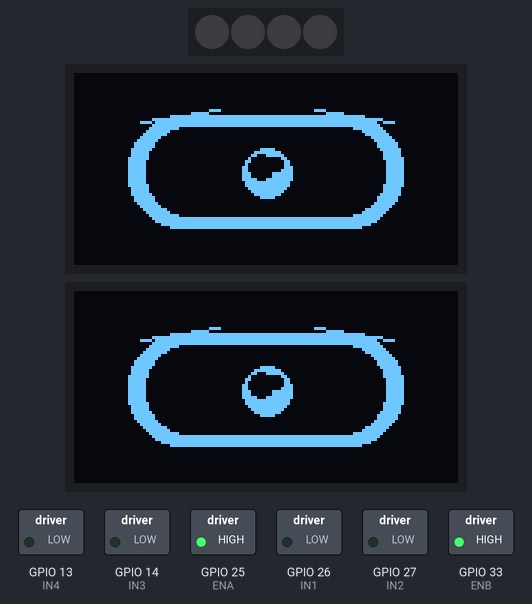
This sketch was run on a simulated ESP32. On the bench: 4 RGB LEDs in strip order, left to right, 2 × 128×64 one-colour display, switched loads named in the sketch (green lamp = pin HIGH). What the sketch prints to the serial monitor is not drawn.

Above: at 1.07 s.
At 5.7 s:
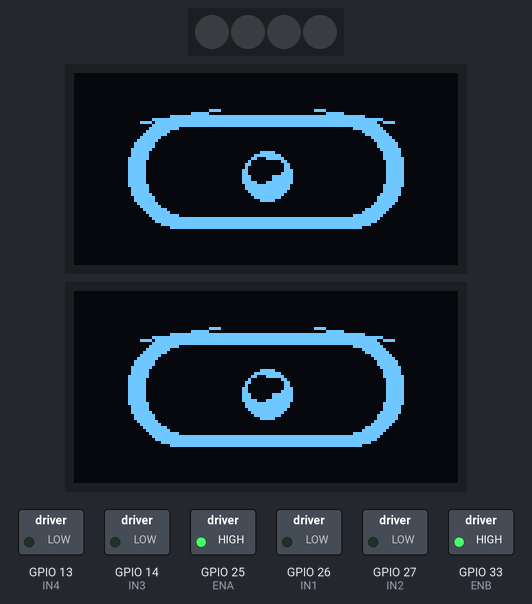
At 8.52 s:
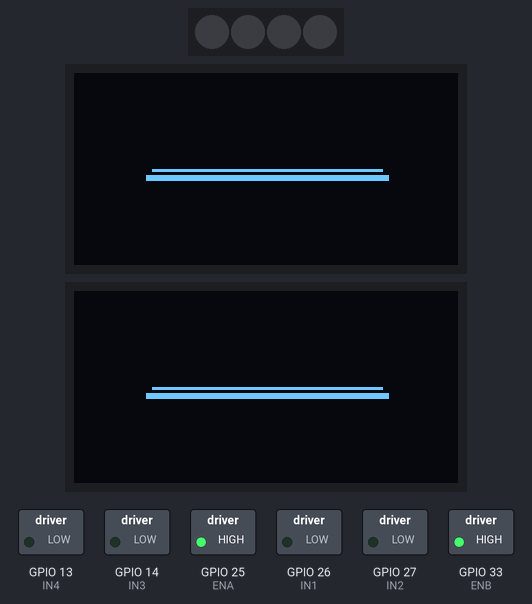
At 10.2 s:
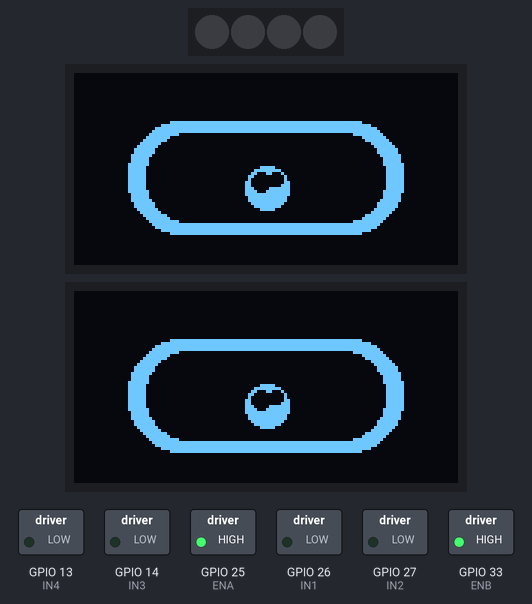
At 38.16 s:
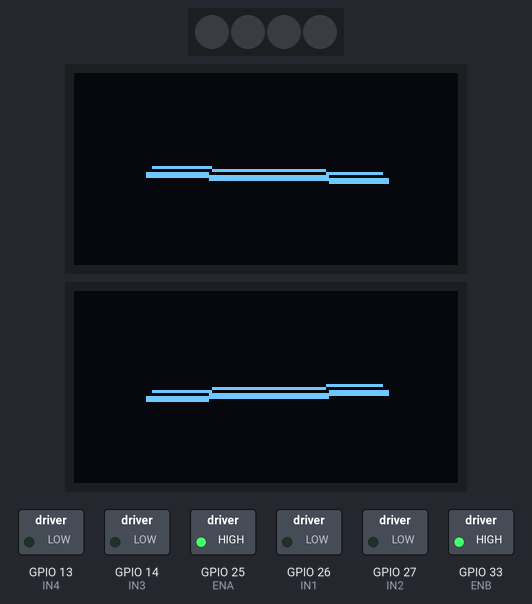

Measured:
- what the display in image 3 shows lasts 2.4 s, from 10.2 s to 12.6 s

The sketch:

WiFi_Controlled_Humaniod_Robot.ino
```cpp
#include <WiFi.h>
#include <WebServer.h>
#include <Wire.h>
#include <Adafruit_GFX.h>
#include <Adafruit_SSD1306.h>
#include <Adafruit_NeoPixel.h>

WebServer server(80);

// ESP32 Hotspot
const char* AP_SSID = "ESP32_Robot";
const char* AP_PASSWORD = "12345678";

constexpr uint8_t SCREEN_WIDTH = 128;
constexpr uint8_t SCREEN_HEIGHT = 64;

// OLED
TwoWire I2C_1 = TwoWire(0);
TwoWire I2C_2 = TwoWire(1);

Adafruit_SSD1306 leftEye(SCREEN_WIDTH, SCREEN_HEIGHT, &I2C_1, -1);
Adafruit_SSD1306 rightEye(SCREEN_WIDTH, SCREEN_HEIGHT, &I2C_2, -1);

// Motor pins
constexpr uint8_t IN1 = 26;
constexpr uint8_t IN2 = 27;
constexpr uint8_t IN3 = 14;
constexpr uint8_t IN4 = 13;
constexpr uint8_t ENA = 25;
constexpr uint8_t ENB = 33;

// Mouth LED strip
constexpr uint8_t LED_PIN = 4;
constexpr uint8_t LED_COUNT = 4;
constexpr uint8_t BRIGHTNESS = 50;

Adafruit_NeoPixel strip(LED_COUNT, LED_PIN, NEO_GRB + NEO_KHZ800);

char currentCommand = 'S';
unsigned long lastCommandTime = 0;
constexpr unsigned long COMMAND_TIMEOUT = 700;

bool blinkState = false;
unsigned long blinkTimer = 0;
bool mouthEnabled = false;

unsigned long lastBlinkTime = 0;
unsigned long eyeStateChangedAt = 0;
bool eyeClosed = false;
constexpr unsigned long BLINK_INTERVAL = 4000;
constexpr unsigned long BLINK_DURATION = 180;

unsigned long stoppedSince = 0;
unsigned long lastRenderTime = 0;
constexpr unsigned long STOP_SAD_DELAY = 10000;
constexpr unsigned long RENDER_INTERVAL = 40;

bool oledReady = true;

enum FaceMode : uint8_t {
  FACE_NORMAL,
  FACE_HAPPY,
  FACE_NERVOUS,
  FACE_LOOK_LEFT,
  FACE_LOOK_RIGHT,
  FACE_SAD
};

bool isValidCommand(char cmd) {
  return cmd == 'F' || cmd == 'B' || cmd == 'L' || cmd == 'R' || cmd == 'S';
}

void setMotors(bool a1, bool a2, bool b1, bool b2, bool mouthOn) {
  digitalWrite(IN1, a1);
  digitalWrite(IN2, a2);
  digitalWrite(IN3, b1);
  digitalWrite(IN4, b2);

  mouthEnabled = mouthOn;

  if (!mouthOn) {
    blinkState = false;
  }
}

void moveForward()  { setMotors(HIGH, LOW, HIGH, LOW, true); }
void moveBackward() { setMotors(LOW, HIGH, LOW, HIGH, true); }
void moveLeft()     { setMotors(LOW, HIGH, HIGH, LOW, true); }
void moveRight()    { setMotors(HIGH, LOW, LOW, HIGH, true); }
void stopRobot()    { setMotors(LOW, LOW, LOW, LOW, false); }

void handleMovement() {
  switch (currentCommand) {
    case 'F': moveForward(); break;
    case 'B': moveBackward(); break;
    case 'L': moveLeft(); break;
    case 'R': moveRight(); break;
    default: stopRobot(); break;
  }
}

void safetyStop() {
  if (millis() - lastCommandTime >= COMMAND_TIMEOUT) {
    if (currentCommand != 'S') {
      currentCommand = 'S';
      stoppedSince = millis();
    }
  }
}

void handleBlink() {
  unsigned long now = millis();

  if (!eyeClosed && (now - lastBlinkTime >= BLINK_INTERVAL)) {
    eyeClosed = true;
    eyeStateChangedAt = now;
  } else if (eyeClosed && (now - eyeStateChangedAt >= BLINK_DURATION)) {
    eyeClosed = false;
    lastBlinkTime = now;
  }
}

FaceMode getFaceMode() {
  switch (currentCommand) {
    case 'F': return FACE_HAPPY;
    case 'B': return FACE_NERVOUS;
    case 'L': return FACE_LOOK_LEFT;
    case 'R': return FACE_LOOK_RIGHT;
    default:
      if (stoppedSince != 0 && millis() - stoppedSince >= STOP_SAD_DELAY) {
        return FACE_SAD;
      }
      return FACE_NORMAL;
  }
}

void drawEyeShell(Adafruit_SSD1306 &display, int16_t yOffset = 0) {
  display.fillRoundRect(18, 14 + yOffset, 92, 38, 18, WHITE);
  display.fillRoundRect(24, 18 + yOffset, 80, 30, 14, BLACK);
}

void drawPupil(Adafruit_SSD1306 &display, int16_t x, int16_t y, uint8_t r = 8) {
  display.fillCircle(x, y, r, WHITE);
  display.fillCircle(x - 2, y - 2, r / 2, BLACK);
  display.fillCircle(x + 3, y - 3, 2, BLACK);
}

void drawEyeClosed(Adafruit_SSD1306 &display, int16_t tilt) {
  display.drawLine(24, 34 - tilt, 104, 34 + tilt, WHITE);
  display.drawLine(24, 35 - tilt, 104, 35 + tilt, WHITE);
  display.drawLine(26, 32 - tilt, 102, 32 + tilt, WHITE);
}

void drawNormalEye(Adafruit_SSD1306 &display, int16_t pupilX, int16_t pupilY) {
  drawEyeShell(display);
  drawPupil(display, pupilX, pupilY);
  display.drawLine(22, 16, 48, 12, WHITE);
  display.drawLine(80, 12, 106, 16, WHITE);
}

void drawNormalFace() {
  if (eyeClosed) {
    drawEyeClosed(leftEye, 0);
    drawEyeClosed(rightEye, 0);
    return;
  }

  int16_t breathe = (millis() / 220) % 2;
  drawNormalEye(leftEye, 64, 33 + breathe);
  drawNormalEye(rightEye, 64, 33 + breathe);
}

void drawHappyFace() {
  if (eyeClosed) {
    drawEyeClosed(leftEye, -1);
    drawEyeClosed(rightEye, 1);
    return;
  }

  int16_t bounce = ((millis() / 180) % 3) - 1;
  drawEyeShell(leftEye, bounce);
  drawEyeShell(rightEye, bounce);
  drawPupil(leftEye, 64, 34 + bounce, 7);
  drawPupil(rightEye, 64, 34 + bounce, 7);
}

void drawNervousFace() {
  if (eyeClosed) {
    drawEyeClosed(leftEye, -2);
    drawEyeClosed(rightEye, 2);
    return;
  }

  int16_t shakeX = ((millis() / 70) % 3) - 1;
  int16_t shakeY = ((millis() / 90) % 3) - 1;
  drawEyeShell(leftEye);
  drawEyeShell(rightEye);
  drawPupil(leftEye, 64 + shakeX, 34 + shakeY, 6);
  drawPupil(rightEye, 64 - shakeX, 34 + shakeY, 6);
}

void drawLookingFace(bool lookLeft) {
  if (eyeClosed) {
    int16_t tilt = lookLeft ? -1 : 1;
    drawEyeClosed(leftEye, tilt);
    drawEyeClosed(rightEye, tilt);
    return;
  }

  int16_t sideX = lookLeft ? 48 : 80;
  drawNormalEye(leftEye, sideX, 28);
  drawNormalEye(rightEye, sideX, 28);
}

void drawSadFace() {
  if (eyeClosed) {
    drawEyeClosed(leftEye, 1);
    drawEyeClosed(rightEye, -1);
    return;
  }

  drawEyeShell(leftEye, 2);
  drawEyeShell(rightEye, 2);
  drawPupil(leftEye, 64, 38, 7);
  drawPupil(rightEye, 64, 38, 7);
}

void renderFace(FaceMode mode) {
  if (!oledReady) {
    return;
  }

  leftEye.clearDisplay();
  rightEye.clearDisplay();

  switch (mode) {
    case FACE_HAPPY: drawHappyFace(); break;
    case FACE_NERVOUS: drawNervousFace(); break;
    case FACE_LOOK_LEFT: drawLookingFace(true); break;
    case FACE_LOOK_RIGHT: drawLookingFace(false); break;
    case FACE_SAD: drawSadFace(); break;
    default: drawNormalFace(); break;
  }

  leftEye.display();
  rightEye.display();
}

void updateFace() {
  if (!oledReady) {
    return;
  }

  unsigned long now = millis();
  if (now - lastRenderTime < RENDER_INTERVAL) {
    return;
  }

  lastRenderTime = now;
  renderFace(getFaceMode());
}

void turnOffMouthStrip() {
  for (int i = 0; i < LED_COUNT; i++) {
    strip.setPixelColor(i, 0);
  }
  strip.show();
  blinkState = false;
}

void updateMouthStrip() {
  if (!mouthEnabled) {
    turnOffMouthStrip();
    return;
  }

  if (millis() - blinkTimer >= 500) {
    blinkTimer = millis();
    blinkState = !blinkState;

    for (int i = 0; i < LED_COUNT; i++) {
      strip.setPixelColor(i, blinkState ? strip.Color(255, 0, 0) : 0);
    }
    strip.show();
  }
}

void handleRoot() {
  String page =
    "<!DOCTYPE html><html><head><meta name='viewport' content='width=device-width,initial-scale=1'>"
    "<style>"
    "body{font-family:Arial;text-align:center;background:#111;color:#fff;margin-top:30px;}"
    "button{width:110px;height:70px;font-size:24px;margin:8px;border:none;border-radius:14px;}"
    ".f{background:#2ecc71;} .b{background:#e67e22;} .l,.r{background:#3498db;} .s{background:#e74c3c;}"
    "</style></head><body>"
    "<h2>ESP32 Robot Hotspot Control</h2>"
    "<p><button class='f' onclick=\"sendCmd('F')\">Forward</button></p>"
    "<p>"
    "<button class='l' onclick=\"sendCmd('L')\">Left</button>"
    "<button class='s' onclick=\"sendCmd('S')\">Stop</button>"
    "<button class='r' onclick=\"sendCmd('R')\">Right</button>"
    "</p>"
    "<p><button class='b' onclick=\"sendCmd('B')\">Back</button></p>"
    "<script>"
    "function sendCmd(c){fetch('/cmd?move='+c).catch(()=>{});}"
    "</script>"
    "</body></html>";

  server.send(200, "text/html", page);
}

void handleCommand() {
  if (!server.hasArg("move")) {
    server.send(400, "text/plain", "Missing move");
    return;
  }

  char cmd = server.arg("move")[0];
  if (!isValidCommand(cmd)) {
    server.send(400, "text/plain", "Invalid command");
    return;
  }

  currentCommand = cmd;
  lastCommandTime = millis();

  if (cmd == 'S') {
    stoppedSince = millis();
  } else {
    stoppedSince = 0;
  }

  Serial.print("Hotspot command: ");
  Serial.println(cmd);

  server.send(200, "text/plain", "OK");
}

void setup() {
  Serial.begin(115200);

  pinMode(IN1, OUTPUT);
  pinMode(IN2, OUTPUT);
  pinMode(IN3, OUTPUT);
  pinMode(IN4, OUTPUT);
  pinMode(ENA, OUTPUT);
  pinMode(ENB, OUTPUT);

  digitalWrite(ENA, HIGH);
  digitalWrite(ENB, HIGH);

  strip.begin();
  strip.setBrightness(BRIGHTNESS);
  strip.clear();
  strip.show();

  stopRobot();

  I2C_1.begin(21, 22);
  I2C_2.begin(18, 19);

  bool leftOk = leftEye.begin(SSD1306_SWITCHCAPVCC, 0x3C);
  bool rightOk = rightEye.begin(SSD1306_SWITCHCAPVCC, 0x3C);
  oledReady = leftOk && rightOk;

  unsigned long now = millis();
  lastCommandTime = now;
  lastBlinkTime = now;
  eyeStateChangedAt = now;
  stoppedSince = now;

  WiFi.mode(WIFI_AP);
  WiFi.softAP(AP_SSID, AP_PASSWORD);

  Serial.println();
  Serial.print("ESP32 Hotspot Name: ");
  Serial.println(AP_SSID);
  Serial.print("ESP32 Hotspot Password: ");
  Serial.println(AP_PASSWORD);
  Serial.print("Open this IP in phone browser: ");
  Serial.println(WiFi.softAPIP());

  server.on("/", handleRoot);
  server.on("/cmd", handleCommand);
  server.begin();

  updateFace();
  Serial.println("ESP32 Robot Hotspot Ready");
}

void loop() {
  server.handleClient();
  safetyStop();
  handleMovement();
  handleBlink();
  updateFace();
  updateMouthStrip();
}
```
